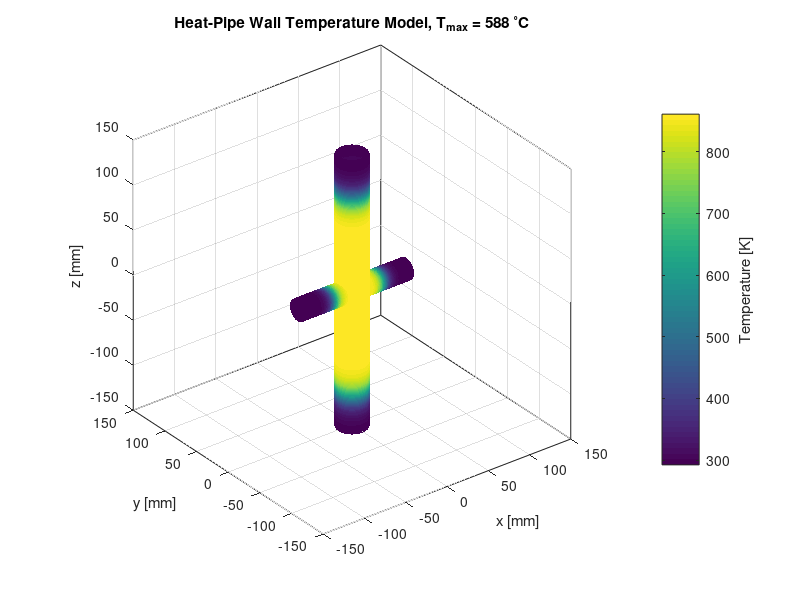

Write the MATLAB code that produced this figure. (Note: this script raises an error after producing the figure.)
clear;
clc;
close all;

%% ============================================================
% USER PARAMETERS
% =============================================================

% Temperatures
Tmin = 19 + 273.15;       % K
Tmax = 588 + 273.15;      % K

% ------------------------------------------------------------
% Main longitudinal tube
% ------------------------------------------------------------

Rmain = 15;               % mm
zmin  = -150;             % mm
zmax  =  150;             % mm

% Temperature falloff along main z-axis
zHot = 110;               % mm
wz   = 15;                % mm

% ------------------------------------------------------------
% Two lateral arms along +x and -x
% ------------------------------------------------------------

Rarm = 10;                % mm
Larm = 50;                % mm

% Main tube outer radial location where arm starts
xArmStart = Rmain;

% Arm outer end
xArmEnd = Rmain + Larm;

% Temperature falloff along lateral arms
%
% xHot is measured from x = 0.
% Larger xHot => hot region extends farther down arms.
%
xHot = 30;                % mm

% Larger wx => smoother temperature transition.
wx = 8;                   % mm


%% ============================================================
% RESOLUTION FOR POINT CLOUD
% =============================================================

Nz = 250;
Nx = 120;

NthetaMain = 80;
NthetaArm  = 60;


%% ============================================================
% MAIN CYLINDER SURFACE
%
% Main cylinder axis is z.
%
% x = R cos(theta)
% y = R sin(theta)
% =============================================================

z = linspace(zmin, zmax, Nz);

thetaMain = linspace(0, 2*pi, NthetaMain);

[Z, ThetaMain] = meshgrid(z, thetaMain);

X = Rmain .* cos(ThetaMain);
Y = Rmain .* sin(ThetaMain);


%% ============================================================
% TEMPERATURE FUNCTION ALONG z
%
% fz ~ 1 in central hot region
% fz ~ 0 at cold ends
%
%
%          1
% fz = -------- [
%          2
%
%        tanh((z + zHot)/wz)
%
%          -
%
%        tanh((z - zHot)/wz)
%      ]
%
% =============================================================

fz = 0.5 .* ...
    ( ...
        tanh((Z + zHot) ./ wz) ...
        - ...
        tanh((Z - zHot) ./ wz) ...
    );


%% ============================================================
% MAIN CYLINDER WALL TEMPERATURE
% =============================================================

Tmain = Tmin + (Tmax - Tmin) .* fz;


%% ============================================================
% POSITIVE-x LATERAL ARM
%
% Arm axis is +x.
%
% Cross section is in the y-z plane.
% =============================================================

xPos = linspace( ...
    xArmStart, ...
    xArmEnd, ...
    Nx ...
);

thetaArm = linspace(0, 2*pi, NthetaArm);

[Xpos, ThetaPos] = meshgrid( ...
    xPos, ...
    thetaArm ...
);

Ypos = Rarm .* cos(ThetaPos);

Zpos = Rarm .* sin(ThetaPos);


%% ============================================================
% NEGATIVE-x LATERAL ARM
% =============================================================

xNeg = linspace( ...
    -xArmStart, ...
    -xArmEnd, ...
    Nx ...
);

[Xneg, ThetaNeg] = meshgrid( ...
    xNeg, ...
    thetaArm ...
);

Yneg = Rarm .* cos(ThetaNeg);

Zneg = Rarm .* sin(ThetaNeg);


%% ============================================================
% LATERAL ARM TEMPERATURE FUNCTION
%
% Same function for BOTH arms because we use abs(x).
%
%
%               1
% f_arm(x) = -------- [
%               2
%
%             1 -
%
%             tanh(
%                (|x| - xHot) / wx
%             )
%          ]
%
%
% Near the center:
%
%        f_arm ~ 1
%
% Toward either outer arm:
%
%        f_arm -> 0
%
% =============================================================

fArmPos = 0.5 .* ...
    ( ...
        1 ...
        - ...
        tanh( ...
            (abs(Xpos) - xHot) ./ wx ...
        ) ...
    );

fArmNeg = 0.5 .* ...
    ( ...
        1 ...
        - ...
        tanh( ...
            (abs(Xneg) - xHot) ./ wx ...
        ) ...
    );


%% ============================================================
% LATERAL ARM WALL TEMPERATURE
% =============================================================

TarmPos = ...
    Tmin ...
    + ...
    (Tmax - Tmin) .* fArmPos;

TarmNeg = ...
    Tmin ...
    + ...
    (Tmax - Tmin) .* fArmNeg;


%% ============================================================
% CREATE 3D POINT CLOUD
% =============================================================

figure;

% Main longitudinal tube
scatter3( ...
    X(:), ...
    Y(:), ...
    Z(:), ...
    10, ...
    Tmain(:), ...
    'filled' ...
);

hold on;

% Positive-x arm
scatter3( ...
    Xpos(:), ...
    Ypos(:), ...
    Zpos(:), ...
    10, ...
    TarmPos(:), ...
    'filled' ...
);

% Negative-x arm
scatter3( ...
    Xneg(:), ...
    Yneg(:), ...
    Zneg(:), ...
    10, ...
    TarmNeg(:), ...
    'filled' ...
);


%% ============================================================
% PLOT FORMATTING
% =============================================================

axis equal;
grid on;
box on;

xlabel('x [mm]');
ylabel('y [mm]');
zlabel('z [mm]');

title( ...
    sprintf( ...
        'Heat-Pipe Wall Temperature Model, T_{max} = %.0f ^\\circC', ...
        Tmax - 273.15 ...
    ) ...
);

cb = colorbar;

ylabel( ...
    cb, ...
    'Temperature [K]' ...
);

view(3);

rotate3d on;


%% ============================================================
% OPTIONAL: FORCE TEMPERATURE COLOR RANGE
% =============================================================

clim([Tmin Tmax]);


%% ============================================================
% PRINT PARAMETERS
% =============================================================

fprintf('\n');
fprintf('Temperature model parameters\n');
fprintf('-------------------------------------\n');

fprintf( ...
    'Tmin      = %.2f K (%.2f C)\n', ...
    Tmin, ...
    Tmin - 273.15 ...
);

fprintf( ...
    'Tmax      = %.2f K (%.2f C)\n', ...
    Tmax, ...
    Tmax - 273.15 ...
);

fprintf( ...
    'zHot      = %.2f mm\n', ...
    zHot ...
);

fprintf( ...
    'wz        = %.2f mm\n', ...
    wz ...
);

fprintf( ...
    'xHot      = %.2f mm\n', ...
    xHot ...
);

fprintf( ...
    'wx        = %.2f mm\n', ...
    wx ...
);

fprintf('\n');


%% ============================================================
% OPTIONAL: PLOT TEMPERATURE ALONG MAIN z AXIS
% =============================================================

zPlot = linspace(zmin, zmax, 1000);

fzPlot = 0.5 .* ...
    ( ...
        tanh((zPlot + zHot) ./ wz) ...
        - ...
        tanh((zPlot - zHot) ./ wz) ...
    );

TzPlot = ...
    Tmin ...
    + ...
    (Tmax - Tmin) .* fzPlot;

figure;

plot( ...
    zPlot, ...
    TzPlot, ...
    'LineWidth', ...
    2 ...
);

grid on;

xlabel('z [mm]');
ylabel('Wall temperature [K]');

title('Longitudinal Wall Temperature');


%% ============================================================
% OPTIONAL: PLOT TEMPERATURE ALONG THE TWO LATERAL ARMS
% =============================================================

xPlot = linspace( ...
    -(Rmain + Larm), ...
     (Rmain + Larm), ...
    1000 ...
);

fArmPlot = 0.5 .* ...
    ( ...
        1 ...
        - ...
        tanh( ...
            (abs(xPlot) - xHot) ./ wx ...
        ) ...
    );

TxPlot = ...
    Tmin ...
    + ...
    (Tmax - Tmin) .* fArmPlot;

figure;

plot( ...
    xPlot, ...
    TxPlot, ...
    'LineWidth', ...
    2 ...
);

grid on;

xlabel('x [mm]');
ylabel('Wall temperature [K]');

title('Lateral-Arm Wall Temperature');
